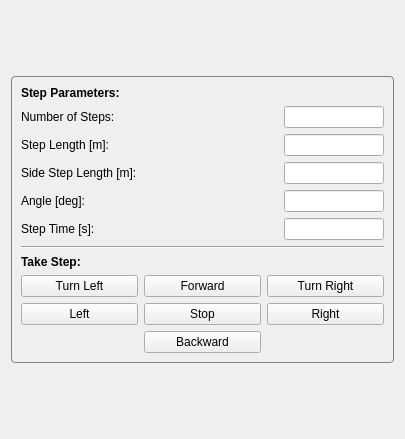
<?xml version="1.0" encoding="UTF-8"?>
<ui version="4.0">
 <class>ThorMangCalibration</class>
 <widget class="QWidget" name="ThorMangCalibration">
  <property name="enabled">
   <bool>true</bool>
  </property>
  <property name="geometry">
   <rect>
    <x>0</x>
    <y>0</y>
    <width>405</width>
    <height>439</height>
   </rect>
  </property>
  <property name="sizePolicy">
   <sizepolicy hsizetype="Fixed" vsizetype="Fixed">
    <horstretch>0</horstretch>
    <verstretch>0</verstretch>
   </sizepolicy>
  </property>
  <property name="maximumSize">
   <size>
    <width>5000</width>
    <height>5000</height>
   </size>
  </property>
  <property name="windowTitle">
   <string>ThorMangCalibration</string>
  </property>
  <layout class="QGridLayout" name="gridLayout">
   <item row="0" column="0">
    <layout class="QVBoxLayout" name="step_layout">
     <item>
      <spacer name="verticalSpacer_5">
       <property name="orientation">
        <enum>Qt::Vertical</enum>
       </property>
       <property name="sizeHint" stdset="0">
        <size>
         <width>20</width>
         <height>40</height>
        </size>
       </property>
      </spacer>
     </item>
     <item>
      <widget class="QGroupBox" name="groupBox">
       <property name="styleSheet">
        <string notr="true">QGroupBox { 
  border: 1px solid gray; 
  border-radius: 4px; 
  margin-top: 0.5em; 
} </string>
       </property>
       <property name="title">
        <string/>
       </property>
       <layout class="QVBoxLayout" name="verticalLayout">
        <item>
         <widget class="QLabel" name="label_7">
          <property name="text">
           <string>&lt;b&gt;Step Parameters:&lt;b&gt;</string>
          </property>
         </widget>
        </item>
        <item>
         <layout class="QGridLayout" name="step_parameters">
          <item row="0" column="0">
           <widget class="QLabel" name="num_steps_label">
            <property name="text">
             <string>Number of Steps:</string>
            </property>
           </widget>
          </item>
          <item row="2" column="1">
           <widget class="QLineEdit" name="side_step_edit">
            <property name="maximumSize">
             <size>
              <width>100</width>
              <height>16777215</height>
             </size>
            </property>
           </widget>
          </item>
          <item row="1" column="0">
           <widget class="QLabel" name="step_length_label">
            <property name="text">
             <string>Step Length [m]:</string>
            </property>
           </widget>
          </item>
          <item row="2" column="0">
           <widget class="QLabel" name="side_step_label">
            <property name="text">
             <string>Side Step Length [m]:</string>
            </property>
           </widget>
          </item>
          <item row="3" column="1">
           <widget class="QLineEdit" name="angle_edit">
            <property name="maximumSize">
             <size>
              <width>100</width>
              <height>16777215</height>
             </size>
            </property>
           </widget>
          </item>
          <item row="1" column="1">
           <widget class="QLineEdit" name="step_length_edit">
            <property name="maximumSize">
             <size>
              <width>100</width>
              <height>16777215</height>
             </size>
            </property>
           </widget>
          </item>
          <item row="3" column="0">
           <widget class="QLabel" name="angle_label">
            <property name="text">
             <string>Angle [deg]:</string>
            </property>
           </widget>
          </item>
          <item row="0" column="1">
           <widget class="QLineEdit" name="num_steps_edit">
            <property name="maximumSize">
             <size>
              <width>100</width>
              <height>16777215</height>
             </size>
            </property>
           </widget>
          </item>
          <item row="4" column="0">
           <widget class="QLabel" name="step_time_label">
            <property name="text">
             <string>Step Time [s]:</string>
            </property>
           </widget>
          </item>
          <item row="4" column="1">
           <widget class="QLineEdit" name="step_time_edit">
            <property name="maximumSize">
             <size>
              <width>100</width>
              <height>16777215</height>
             </size>
            </property>
           </widget>
          </item>
         </layout>
        </item>
        <item>
         <widget class="Line" name="line_7">
          <property name="orientation">
           <enum>Qt::Horizontal</enum>
          </property>
         </widget>
        </item>
        <item>
         <widget class="QLabel" name="label_8">
          <property name="text">
           <string>&lt;b&gt;Take Step:&lt;b&gt;</string>
          </property>
         </widget>
        </item>
        <item>
         <layout class="QGridLayout" name="step_buttons">
          <item row="0" column="1">
           <widget class="QPushButton" name="forward_button">
            <property name="text">
             <string>Forward</string>
            </property>
           </widget>
          </item>
          <item row="2" column="1">
           <widget class="QPushButton" name="backward_button">
            <property name="text">
             <string>Backward</string>
            </property>
           </widget>
          </item>
          <item row="0" column="0">
           <widget class="QPushButton" name="turn_left_button">
            <property name="text">
             <string>Turn Left</string>
            </property>
           </widget>
          </item>
          <item row="1" column="2">
           <widget class="QPushButton" name="right_button">
            <property name="text">
             <string>Right</string>
            </property>
           </widget>
          </item>
          <item row="1" column="0">
           <widget class="QPushButton" name="left_button">
            <property name="text">
             <string>Left</string>
            </property>
           </widget>
          </item>
          <item row="1" column="1">
           <widget class="QPushButton" name="stop_button">
            <property name="text">
             <string>Stop</string>
            </property>
           </widget>
          </item>
          <item row="0" column="2">
           <widget class="QPushButton" name="turn_right_button">
            <property name="text">
             <string>Turn Right</string>
            </property>
           </widget>
          </item>
         </layout>
        </item>
       </layout>
      </widget>
     </item>
     <item>
      <spacer name="verticalSpacer_7">
       <property name="orientation">
        <enum>Qt::Vertical</enum>
       </property>
       <property name="sizeHint" stdset="0">
        <size>
         <width>20</width>
         <height>40</height>
        </size>
       </property>
      </spacer>
     </item>
    </layout>
   </item>
  </layout>
 </widget>
 <resources/>
 <connections/>
</ui>
